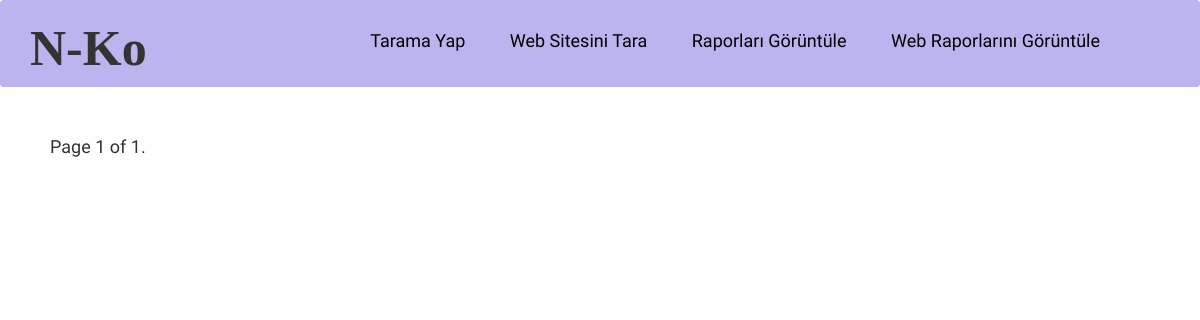
Before: /scan/weblist/ with the older database file.
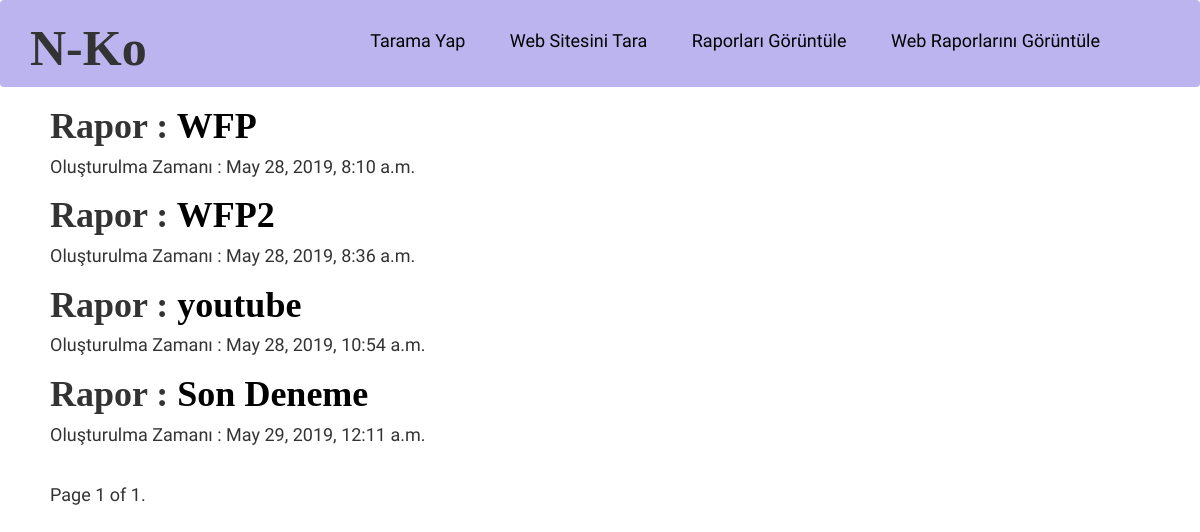
After: the same page with the newer database file.
### scanweb/models.py (models this page shows, shortened)
class Scanweb(models.Model):
    url = models.CharField(max_length=200)
    title = models.CharField(max_length=200)
    created_date = models.DateTimeField(auto_now_add=True)
    sqlInjection =  models.CharField(max_length=200)
    xss = models.CharField(max_length=200)

### scanweb/views.py (the view)
# urls.py: path('weblist/', views.web_report_list, name='scanweb_report_list'),
def web_report_list(request):
    report_list = Scanweb.objects.all()
    paginator = Paginator(report_list, 5)  # her sayfada 5 rapor göster
    page = request.GET.get('page')
    webreposts = paginator.get_page(page)
    return render(request, 'templates/scanweb/scanweb_report_list.html', {'webreposts': webreposts})

### templates/scanweb/scanweb_report_list.html (shortened to what this page needs)
{% extends 'templates/reports/base.html' %}
{% block content %}
    {% for report in webreposts %}
        <div class="report">
            <h1>Rapor : <a  href="{% url 'scanweb_detail_list' pk=report.pk %}">{{ report.title }}</a></h1>
            <h4>Oluşturulma Zamanı : {{ report.created_date }} </h4>
        </div>
    {% endfor %}
    <div class="pagination">
        <h4><span class="step-links">
            <span class="current">
                Page {{ webreposts.number }} of {{ webreposts.paginator.num_pages }}.
            </span>
        </span></h4>
{% endblock %}

### templates/reports/base.html (shortened to what this page needs)
{% load static %}
<html>
    <head>
        <link rel="stylesheet" href="//maxcdn.bootstrapcdn.com/bootstrap/3.2.0/css/bootstrap.min.css">
        <link rel="stylesheet" href="//maxcdn.bootstrapcdn.com/bootstrap/3.2.0/css/bootstrap-theme.min.css">
        <link rel="stylesheet" href="{% static 'css/home.css' %}">
        <link rel="stylesheet" href="{% static 'fonts/Jrhand.ttf' %}">
    </head>
    <body>
        {% include "templates/header.html" %}
        {% block content %}
        {% endblock %}
    </body>
</html>

### templates/header.html
<nav class="navbar navbar-light" style="background-color: #BCB4EE; role="banner">
    <div class="container">
        <div class="navbar-header">
            <h3>N-Ko</h3>
        </div>
        <nav class="collapse navbar-collapse" role="navigation">
            <ul class="nav navbar-nav navbar-right">
                <h4>
                    <a href="{% url 'report_new' %}" class="link">Tarama Yap</a>
                    <a href="{% url 'scan_web' %}" class="link">Web Sitesini Tara</a>
                    <a href="{% url 'report_list' %}" class="link">Raporları Görüntüle</a>
                    <a href="{% url 'scanweb_report_list' %}" class="link">Web Raporlarını Görüntüle</a>
                </h4>
            </ul>
        </nav>
    </div>
</nav>

### static/css/home.css (style rules this page uses)
h1 { font-weight: bolder; font-family: Jrhand; margin-right: 50px; margin-left: 50px; }
h4 { font-family: 'Pangolin', cursive; margin-right: 50px; margin-left: 50px; }
h3 { font-weight: bolder; font-family: Jrhand; font-size: 50px; }
.link { margin-left: 20px; margin-right: 20px; }
a, a:hover { text-decoration: none; color: black; }
.navbar-collapse { padding-top: 20px; }

Changed rows visible on the page:
added Scanweb: title "WFP", created_date "May 28, 2019, 8:10 a.m."
added Scanweb: title "WFP2", created_date "May 28, 2019, 8:36 a.m."
added Scanweb: title "youtube", created_date "May 28, 2019, 10:54 a.m."
added Scanweb: title "Son Deneme", created_date "May 29, 2019, 12:11 a.m."
